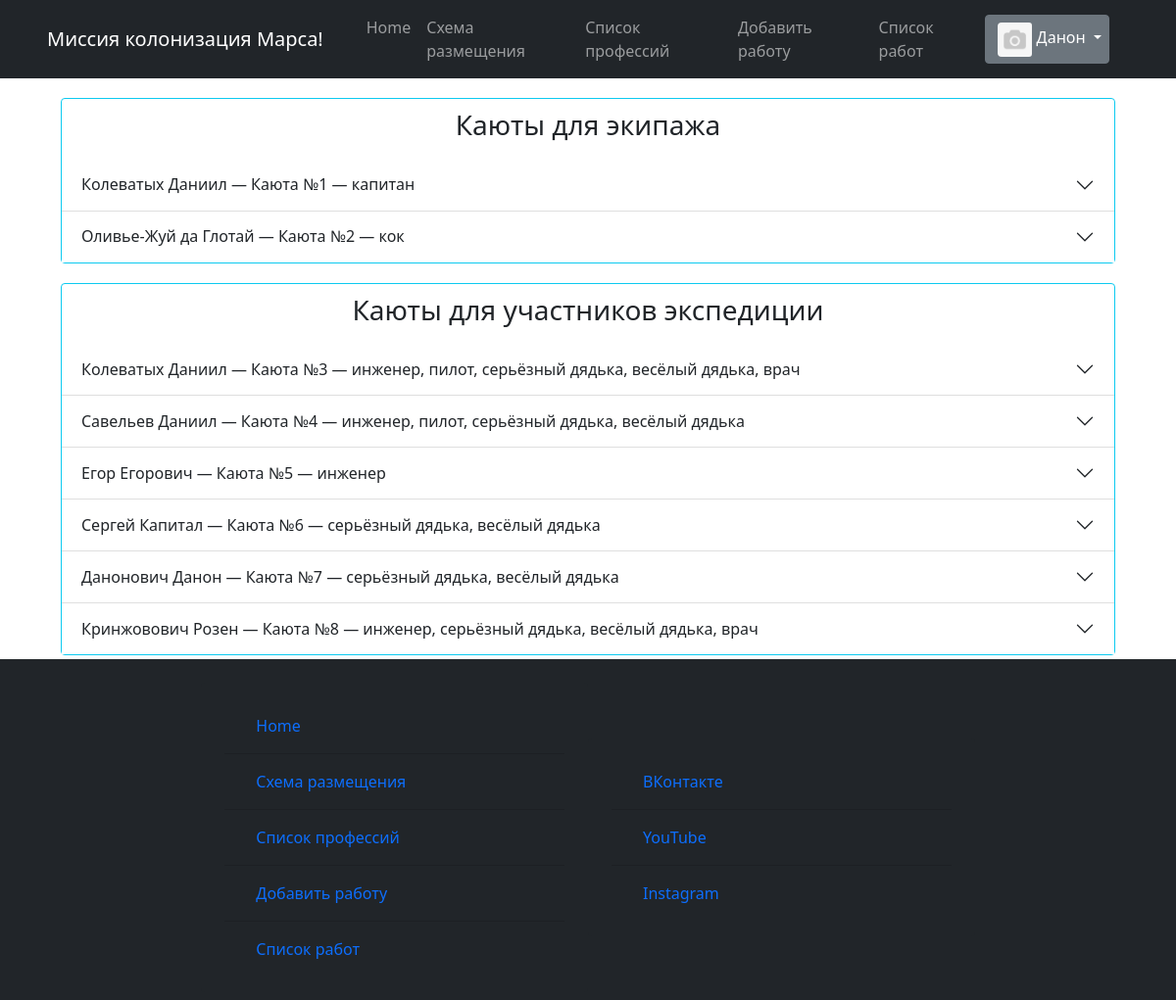
Page /distribution/ (signed in) on the earlier database version.
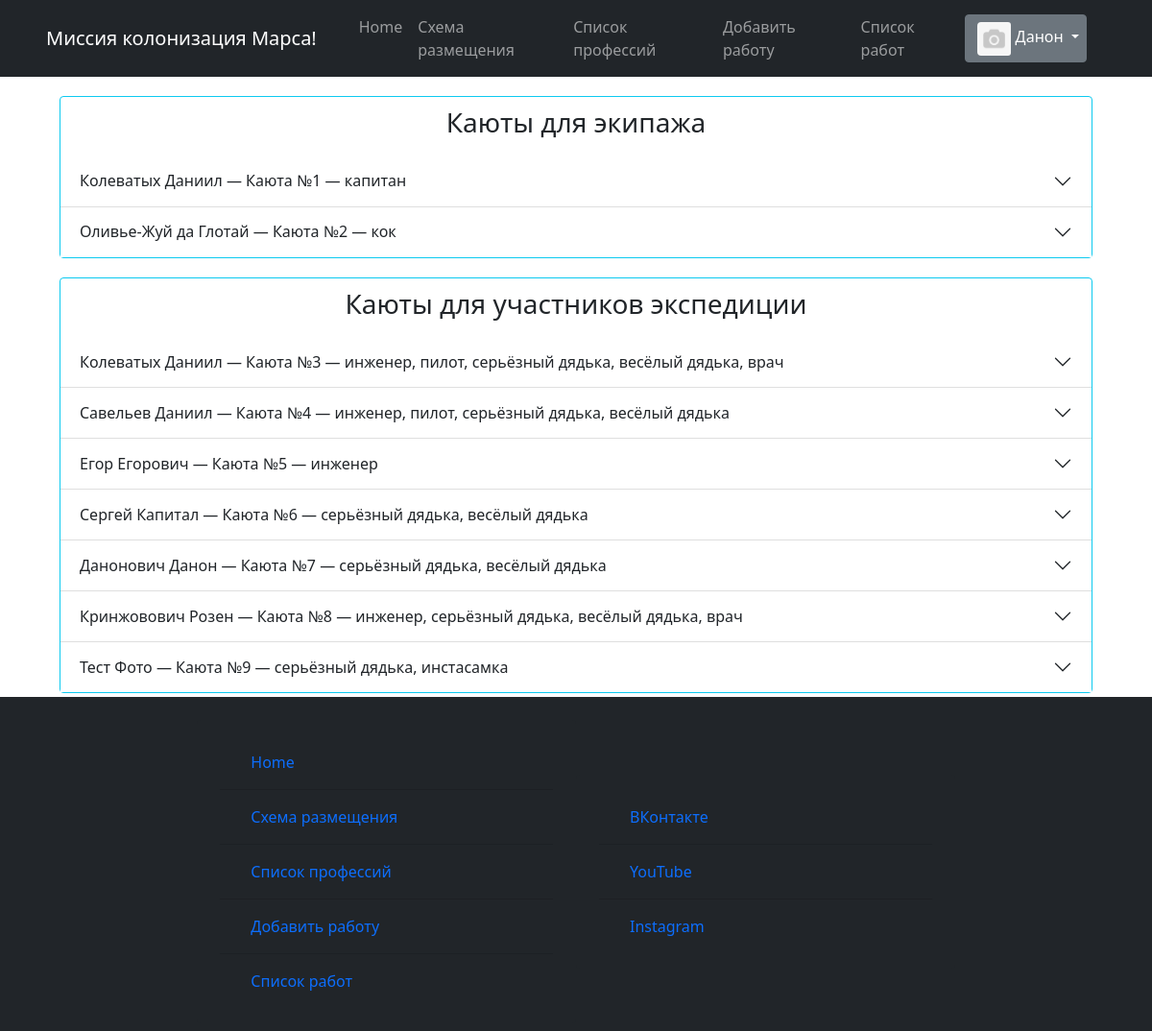
Same page on the later database version.
### static/data/crew.py (models this page shows, shortened)
class Crew(SqlAlchemyBase, UserMixin):
    __tablename__ = 'crew'
    id = sqlalchemy.Column(sqlalchemy.Integer,
                           primary_key=True, autoincrement=True)
    uniq_crew_id = sqlalchemy.Column(sqlalchemy.Integer, nullable=True)
    post = sqlalchemy.Column(sqlalchemy.String, nullable=True)
    surname = sqlalchemy.Column(sqlalchemy.String, nullable=True)
    name = sqlalchemy.Column(sqlalchemy.String, nullable=True)
    email = sqlalchemy.Column(sqlalchemy.String,
                              index=True, unique=True, nullable=True)
    sex = sqlalchemy.Column(sqlalchemy.String, nullable=True)
    hashed_password = sqlalchemy.Column(sqlalchemy.String, nullable=True)
    studying = sqlalchemy.Column(sqlalchemy.String, nullable=True)
    professions = sqlalchemy.Column(sqlalchemy.String, nullable=True)
    about = sqlalchemy.Column(sqlalchemy.String, nullable=True)
    created_date = sqlalchemy.Column(sqlalchemy.String, nullable=True)

### static/data/users.py (models this page shows, shortened)
class User(SqlAlchemyBase, UserMixin):
    __tablename__ = 'users'
    id = sqlalchemy.Column(sqlalchemy.Integer,
                           primary_key=True, autoincrement=True)
    surname = sqlalchemy.Column(sqlalchemy.String, nullable=True)
    name = sqlalchemy.Column(sqlalchemy.String, nullable=True)
    sex = sqlalchemy.Column(sqlalchemy.String, nullable=True)
    email = sqlalchemy.Column(sqlalchemy.String,
                              index=True, unique=True, nullable=True)
    hashed_password = sqlalchemy.Column(sqlalchemy.String, nullable=True)
    studying = sqlalchemy.Column(sqlalchemy.String, nullable=True)
    professions = sqlalchemy.Column(sqlalchemy.String, nullable=True)
    about = sqlalchemy.Column(sqlalchemy.String, nullable=True)
    created_date = sqlalchemy.Column(sqlalchemy.String, nullable=True)
    image_link = sqlalchemy.Column(sqlalchemy.String, nullable=True)
    disk_path = sqlalchemy.Column(sqlalchemy.String, nullable=True)

### runner.py (the view)
@app.route('/distribution/', methods=['POST', 'GET'])
def distribution():
    db_sess = db_session.create_session()
    data_members = [[user.surname, user.name, user.sex, user.email, user.studying, user.professions, user.about,
                     user.created_date] for user in db_sess.query(User).all()]
    db_sess = db_session.create_session()
    data_crew = [[user.surname, user.name, user.post, user.email, user.studying, user.professions, user.about,
                  user.created_date] for user in db_sess.query(Crew).all()]
    return render_template("html/distribution.html",
                           title='Список профессий',
                           image=image,
                           menu_bar_title='Миссия колонизация Марса!',
                           rooms=[data_crew, data_members],
                           shift=len(data_crew))

### runner.py (called while the page is built)
@login_manager.user_loader
def load_user(user_id):
    db_sess = db_session.create_session()
    return db_sess.query(User).get(user_id)

### static/data/db_session.py (called while the page is built)
def create_session() -> Session:
    global __factory
    return __factory()

### templates/html/distribution.html (shortened to what this page needs)
{% extends "html/base.html" %}
{% block content %}
    <div class="startpage">
        <div class="card border-info distribution">
            <div class="card-body-title distribution-title">
                <h3>Каюты для экипажа</h3>
            </div>
            <div class="accordion accordion-flush" id="accordionFlushExample">
                {% for room in rooms[0] %}
                <div class="accordion-item">
                    <h2 class="accordion-header" id="{{ loop.index }}">
                        <button class="accordion-button collapsed" type="button" data-bs-toggle="collapse" data-bs-target="#flush-{{ loop.index }}" aria-expanded="false" aria-controls="flush-collapseOne">
                            {{ room[0] }} {{ room[1] }} — Каюта №{{ loop.index }} — {{ room[2].lower() }}
                        </button>
                    </h2>
                </div>
                {% endfor %}
            </div>
        </div>
        <div class="card border-info distribution">
            <div class="card-body-title distribution-title">
                <h3>Каюты для участников экспедиции</h3>
            </div>
            <div class="accordion accordion-flush" id="accordionFlushExample">
                {% for room in rooms[1] %}
                    <div class="accordion-item">
                        <h2 class="accordion-header" id="{{ loop.index }}-members">
                            <button class="accordion-button collapsed" type="button" data-bs-toggle="collapse" data-bs-target="#flush-{{ loop.index }}-members" aria-expanded="false" aria-controls="flush-collapseOne">
                                {{ room[0] }} {{ room[1] }} — Каюта №{{ loop.index + shift }} — {{ room[5].lower() }}
                            </button>
                        </h2>
                    </div>
                {% endfor %}
            </div>
        </div>
    </div>
{% endblock %}

### templates/html/base.html (shortened to what the changed rows need)
<!doctype html>
<html lang="en">
<head>
    <link rel="stylesheet"
          href="https://stackpath.bootstrapcdn.com/bootstrap/4.4.1/css/bootstrap.min.css"
>
    <link rel="stylesheet" href="../../static/css/professions.css">
    <link rel="stylesheet" href="../../static/css/index.css">
    <link rel="stylesheet" href="../../static/css/bar.css">
    <link rel="stylesheet" href="../../static/bootstrap-5.1.3-dist/css/bootstrap.css">
    <link rel="stylesheet" href="../../static/bootstrap-5.1.3-dist/css/bootstrap-grid.css">
    <link rel="stylesheet" href="../../static/bootstrap-5.1.3-dist/css/bootstrap-reboot.css">
    <link rel="stylesheet" href="../../static/bootstrap-5.1.3-dist/css/bootstrap-utilities.css">
    <link rel="stylesheet" href="../../static/css/professions.css">
    <link rel="stylesheet" href="../../static/css/index.css">
    <link rel="stylesheet" href="../../static/css/bar.css">
</head>
<body>
<div class="wrapper">
    <header>
    <nav class="navbar navbar-expand-lg navbar-dark bg-dark text-white">
        <div class="container-fluid">
            <div class="collapse navbar-collapse" id="navbarSupportedContent">
                {% if current_user.is_authenticated %}
                    <div class="dropdown-navbar user-navbar">
                        <div class="btn-group">
                            <button type="button" class="btn btn-secondary dropdown-toggle" data-bs-toggle="dropdown"
                                    href="#" role="button" aria-expanded="false" id="user">
                                <span>
                                    {% if image %}
                                        <img src="{{ url_for('static', filename=image) }}"
                                             class="img-fluid rounded-start profile-card-img miniature-pic"
                                             alt="">
                                    {% else %}
                                        <img src="{{ url_for('static', filename='/images/avatars/no_avatar.png') }}"
                                             class="img-fluid rounded-start profile-card-img miniature-pic"
                                             alt="">
                                    {% endif %}
                                </span>
                                {{ current_user.name }}
                            </button>
                        </div>
                    </div>
                {% else %}
                    <form class="d-flex">
                        <a class="nav-brand" href="/login"><button class="btn btn-outline-success me-2" type="button">Войти</button></a>
                        <a class="nav-brand" href="/register"><button class="btn btn-outline-success me-2" type="button">Зарегистрироваться</button></a>
                    </form>
                {% endif %}
            </div>
        </div>
    </nav>
</header>
<main role="main" class="container">
    {% block content %}{% endblock %}
</main>
</div>
</body>
</html>

Differences in the rows shown:
added User: surname "Тест", name "Фото", professions "серьёзный дядька, инстасамка"
